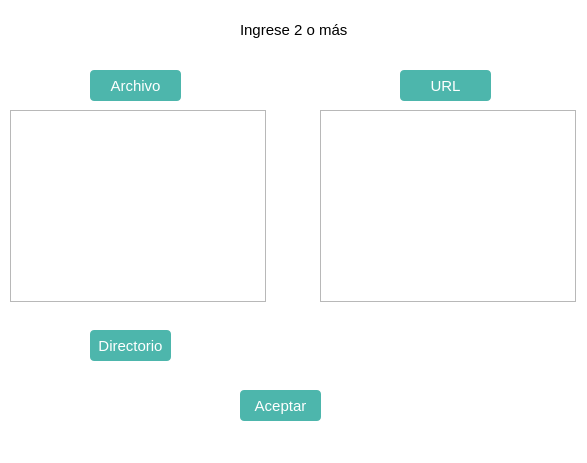
<?xml version="1.0" encoding="UTF-8"?>
<ui version="4.0">
 <class>MainWindow</class>
 <widget class="QMainWindow" name="MainWindow">
  <property name="geometry">
   <rect>
    <x>0</x>
    <y>0</y>
    <width>587</width>
    <height>463</height>
   </rect>
  </property>
  <property name="windowTitle">
   <string>MainWindow</string>
  </property>
  <property name="styleSheet">
   <string notr="true">/*Cambiamos el color de la ventana*/
	QMainWindow{
		background-color: #FFFFFF;
	}

	/*Estilos para el botón*/
	QPushButton{
		background-color: #4db6ac;
		border-radius: 4px;
		color: #fff;
		font-family: 'Roboto';
		font-size: 15px;
	}
	
	/*Definimos el estilo para un efecto hover sobre el botón,
	este cambiará su background cuando pasemos el mouse por
	encima*/
	QPushButton:hover{
	background-color: #018786;
	}

	/*Definimos los estilos para los QLineEdit*/
	QLineEdit{
		border-radius: 3px;
		border: 2px solid #00796b;
	}


	
	/*Definimos el estilo para un efecto hover sobre el botón,
	este cambiará su background cuando pasemos el mouse por
	encima*/
	

	/*Definimos los estilos para los QLabel*/
	QLabel{
		font-family: 'Roboto';
	}

	/*Definimos los estilos para los QLabels cuyos nombres son
	'label_usuario' y 'label-password'*/
	#label_usuario, #label_password{
		font-size: 17px;
		color: #212121;
	}
	
	/*Estilo para el QLable cuyo nombre es #label_login*/
	#label_titulo{
		font-size:15px;
		color: #000000;
	}</string>
  </property>
  <widget class="QWidget" name="centralwidget">
   <widget class="QPushButton" name="baceptar">
    <property name="geometry">
     <rect>
      <x>240</x>
      <y>390</y>
      <width>81</width>
      <height>31</height>
     </rect>
    </property>
    <property name="text">
     <string>Aceptar</string>
    </property>
   </widget>
   <widget class="QLabel" name="label_titulo">
    <property name="geometry">
     <rect>
      <x>240</x>
      <y>20</y>
      <width>121</width>
      <height>20</height>
     </rect>
    </property>
    <property name="text">
     <string>Ingrese 2 o más</string>
    </property>
   </widget>
   <widget class="QPushButton" name="barchivo">
    <property name="geometry">
     <rect>
      <x>90</x>
      <y>70</y>
      <width>91</width>
      <height>31</height>
     </rect>
    </property>
    <property name="text">
     <string>Archivo</string>
    </property>
   </widget>
   <widget class="QPushButton" name="burl">
    <property name="geometry">
     <rect>
      <x>400</x>
      <y>70</y>
      <width>91</width>
      <height>31</height>
     </rect>
    </property>
    <property name="text">
     <string>URL</string>
    </property>
   </widget>
   <widget class="QPushButton" name="bdir">
    <property name="geometry">
     <rect>
      <x>90</x>
      <y>330</y>
      <width>81</width>
      <height>31</height>
     </rect>
    </property>
    <property name="text">
     <string>Directorio</string>
    </property>
   </widget>
   <widget class="QListView" name="list_archivo">
    <property name="geometry">
     <rect>
      <x>10</x>
      <y>110</y>
      <width>256</width>
      <height>192</height>
     </rect>
    </property>
   </widget>
   <widget class="QListView" name="list_url">
    <property name="geometry">
     <rect>
      <x>320</x>
      <y>110</y>
      <width>256</width>
      <height>192</height>
     </rect>
    </property>
   </widget>
   <widget class="QLabel" name="label_dir">
    <property name="geometry">
     <rect>
      <x>200</x>
      <y>340</y>
      <width>47</width>
      <height>13</height>
     </rect>
    </property>
    <property name="text">
     <string/>
    </property>
   </widget>
  </widget>
  <widget class="QMenuBar" name="menubar">
   <property name="geometry">
    <rect>
     <x>0</x>
     <y>0</y>
     <width>587</width>
     <height>21</height>
    </rect>
   </property>
  </widget>
 </widget>
 <resources/>
 <connections/>
</ui>
